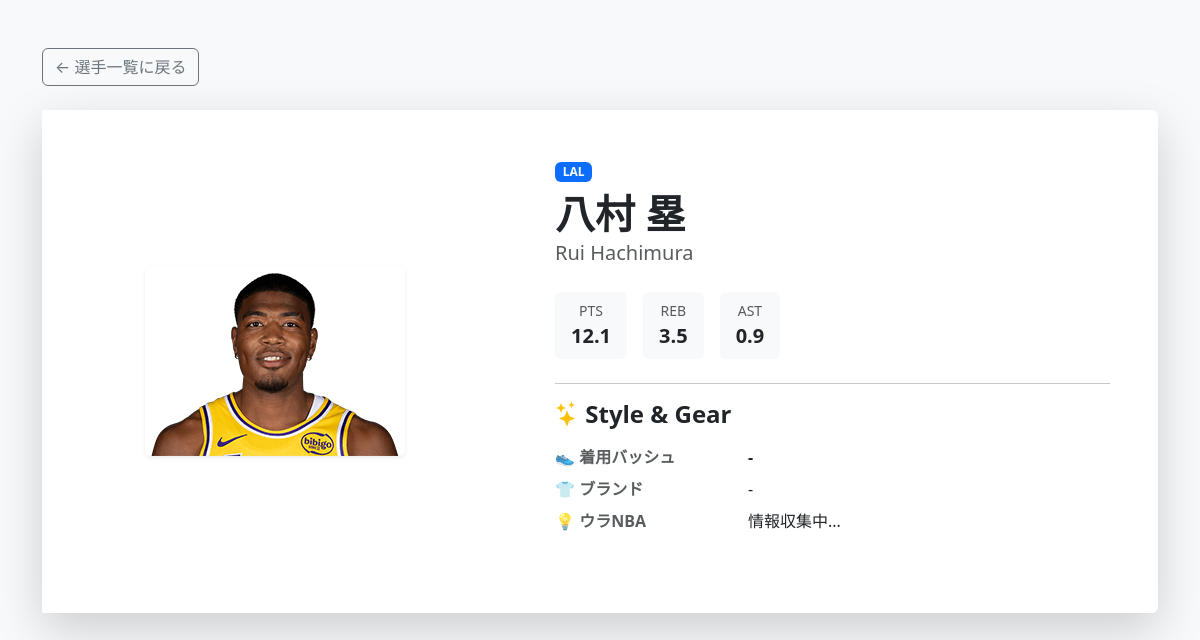
The app's page /player/1/, older data.
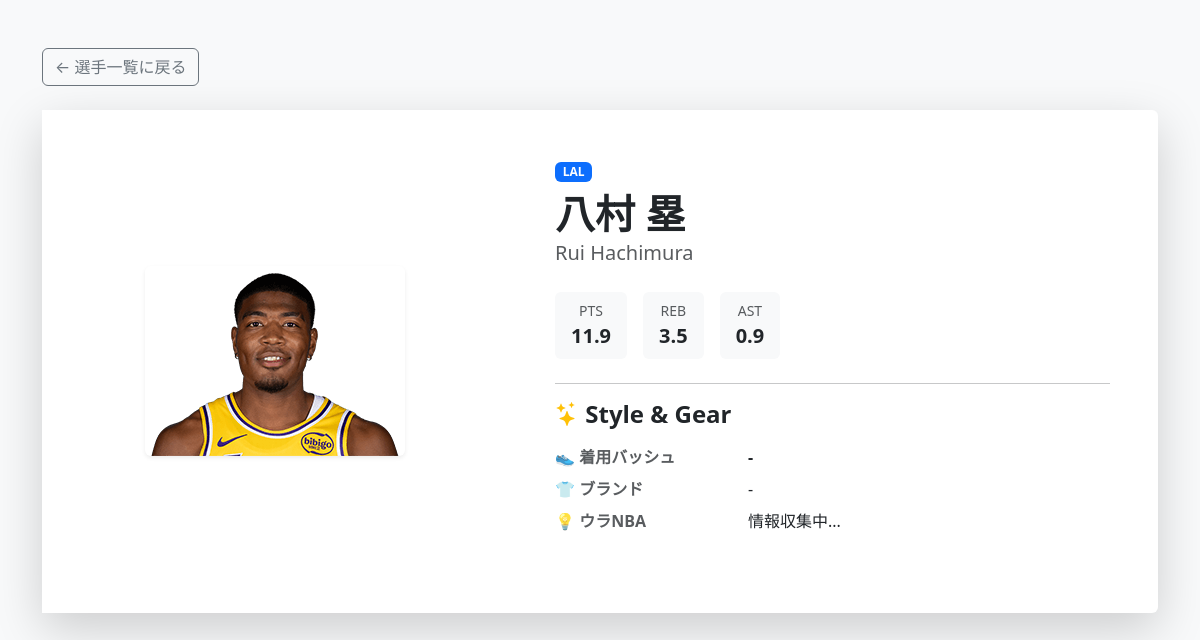
The same page, newer data.
### players/models.py (models this page shows, shortened)
class Player(models.Model):
    name_en = models.CharField("英語名", max_length=100) # API連携に必須
    name_jp = models.CharField("日本語名", max_length=100)
    team = models.ForeignKey(Team, on_delete=models.CASCADE, verbose_name="所属チーム")
    image = models.ImageField("選手画像", upload_to='player_images/', blank=True, null=True)
    ppg = models.FloatField("平均得点", default=0.0)
    rpg = models.FloatField("平均リバウンド", default=0.0)
    apg = models.FloatField("平均アシスト", default=0.0)
    shoe_model = models.CharField("着用バッシュ", max_length=100, blank=True, null=True)
    fashion_brands = models.TextField("よく着ているブランド", blank=True, null=True)
    instagram = models.URLField("Instagram URL", blank=True, null=True)
    youtube = models.URLField("YouTube URL", blank=True, null=True)
    podcast = models.URLField("ポッドキャスト URL", blank=True, null=True)
    ura_nba = models.TextField("ウラNBA（豆知識）", blank=True, null=True)

class Team(models.Model):
    name = models.CharField(max_length=100)
    color_primary = models.CharField(max_length=7, default='#333333')   # メインカラー
    color_secondary = models.CharField(max_length=7, default='#888888') # サブカラー
    def __str__(self):
        return self.name

### players/views.py (the view)
# urls.py: path('player/<int:pk>/', views.player_detail, name='player_detail'),
def player_detail(request, pk):
    player = get_object_or_404(Player, pk=pk)
    return render(request, 'players/player_detail.html', {'player': player})

### players/templates/players/player_detail.html (shortened to what this page needs)
<!DOCTYPE html>
<html lang="ja">
<head>
    <link href="https://cdn.jsdelivr.net/npm/bootstrap@5.3.0/dist/css/bootstrap.min.css" rel="stylesheet">
    <link rel="stylesheet" href="https://cdn.jsdelivr.net/npm/bootstrap-icons@1.10.5/font/bootstrap-icons.css">
</head>
<body class="bg-light">
    <div class="container py-5">
        <a href="{% url 'player_list' %}" class="btn btn-outline-secondary mb-4">&larr; 選手一覧に戻る</a>
        <div class="card shadow-lg border-0">
            <div class="row g-0">
                <div class="col-md-5 bg-white d-flex align-items-center justify-content-center p-4">
                    {% if player.image %}
                        <img src="{{ player.image.url }}" alt="{{ player.name_jp }}" class="img-fluid rounded shadow-sm" style="max-height: 500px; width: auto;">
                    {% else %}
                        <span class="text-muted display-1">🏀</span>
                    {% endif %}
                </div>
                <div class="col-md-7">
                    <div class="card-body p-4 p-lg-5">
                        <span class="badge bg-primary mb-2">{{ player.team }}</span>
                        <h1 class="fw-bold mb-0">{{ player.name_jp }}</h1>
                        <p class="text-muted fs-5 mb-4">{{ player.name_en }}</p>
                        <div class="d-flex gap-3 mb-4 text-center">
                            <div class="bg-light px-3 py-2 rounded">
                                <small class="text-muted d-block">PTS</small>
                                <span class="fw-bold fs-5">{{ player.ppg }}</span>
                            </div>
                            <div class="bg-light px-3 py-2 rounded">
                                <small class="text-muted d-block">REB</small>
                                <span class="fw-bold fs-5">{{ player.rpg }}</span>
                            </div>
                            <div class="bg-light px-3 py-2 rounded">
                                <small class="text-muted d-block">AST</small>
                                <span class="fw-bold fs-5">{{ player.apg }}</span>
                            </div>
                        </div>
                        <hr>
                        <div class="mb-4">
                            <h4 class="fw-bold mb-3"><i class="bi bi-stars text-warning"></i> Style & Gear</h4>
                            <dl class="row">
                                <dt class="col-sm-4 text-muted">👟 着用バッシュ</dt>
                                <dd class="col-sm-8 fw-bold">{{ player.shoe_model|default:"-" }}</dd>
                                <dt class="col-sm-4 text-muted">👕 ブランド</dt>
                                <dd class="col-sm-8">{{ player.fashion_brands|default:"-" }}</dd>
                                <dt class="col-sm-4 text-muted">💡 ウラNBA</dt>
                                <dd class="col-sm-8">{{ player.ura_nba|default:"情報収集中..."|linebreaksbr }}</dd>
                            </dl>
                        </div>
                    </div>
                </div>
            </div>
    </div>
</body>
</html>

Row changes from the older to the newer data that the page shows:
changed Player "八村 塁": ppg "12.1" → "11.9"
